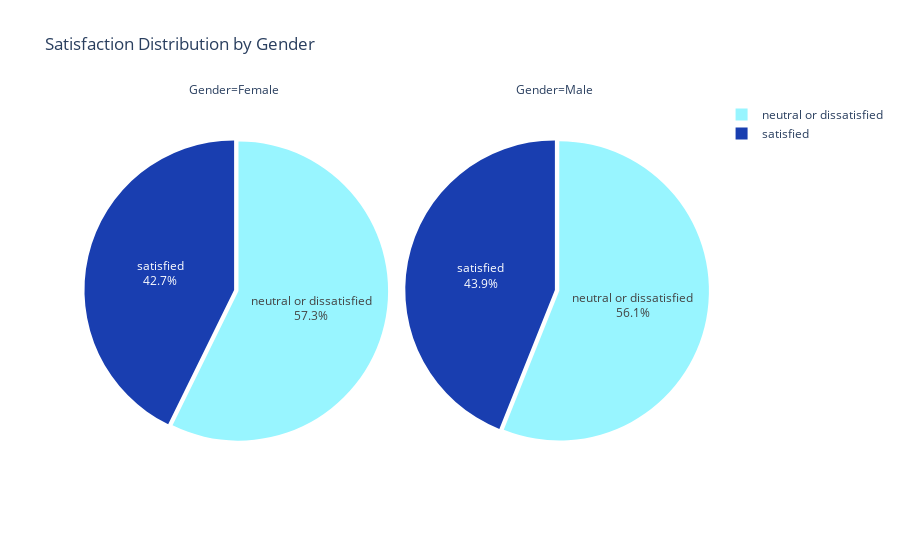

Write notebook code for a chart like this one.
### Markdown cell above
Number of passengers flying for personal reasons is consinstent at any age. Most passengers flying for business are between 25-60.

### Code cell
gender_satisfaction_count = data.groupby(["Gender", "satisfaction"]).size().reset_index(name="Count")

fig = px.pie(
    gender_satisfaction_count,
    values="Count",
    names="satisfaction",
    title="Satisfaction Distribution by Gender",
    color="satisfaction",
    color_discrete_sequence=['#98F5FF', '#193EB0'],  # Define custom colors
    facet_col="Gender",
)

fig.update_traces(textinfo='percent+label', pull=[0.03,0])

fig.show()

### Figure 1 — Plotly figure (JSON) as saved in the notebook; plotly's stock layout.template omitted (floating-point values rounded to 4 significant figures)
{"data": [{"customdata": [["neutral or dissatisfied"], ["satisfied"]], "domain": {"x": [0, 0.49], "y": [0, 1]}, "hovertemplate": "Gender=Female<br>satisfaction=%{customdata[0]}<br>Count=%{value}<extra></extra>", "labels": ["neutral or dissatisfied", "satisfied"], "legendgroup": "", "marker": {"colors": ["#98F5FF", "#193EB0"]}, "name": "", "pull": [0.03, 0], "showlegend": true, "textinfo": "percent+label", "type": "pie", "values": [30193, 22534]}, {"customdata": [["neutral or dissatisfied"], ["satisfied"]], "domain": {"x": [0.51, 1], "y": [0, 1]}, "hovertemplate": "Gender=Male<br>satisfaction=%{customdata[0]}<br>Count=%{value}<extra></extra>", "labels": ["neutral or dissatisfied", "satisfied"], "legendgroup": "", "marker": {"colors": ["#98F5FF", "#193EB0"]}, "name": "", "pull": [0.03, 0], "showlegend": true, "textinfo": "percent+label", "type": "pie", "values": [28686, 22491]}], "layout": {"annotations": [{"font": {}, "showarrow": false, "text": "Gender=Female", "x": 0.245, "xanchor": "center", "xref": "paper", "y": 1, "yanchor": "bottom", "yref": "paper"}, {"font": {}, "showarrow": false, "text": "Gender=Male", "x": 0.755, "xanchor": "center", "xref": "paper", "y": 1, "yanchor": "bottom", "yref": "paper"}], "legend": {"tracegroupgap": 0}, "piecolorway": ["#98F5FF", "#193EB0"], "title": {"text": "Satisfaction Distribution by Gender"}}}
